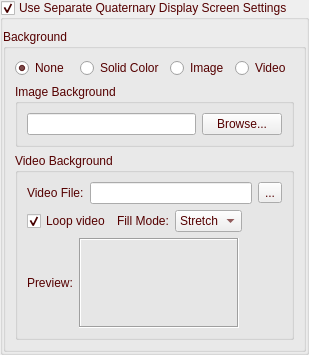
    <widget class="QGroupBox" name="groupBoxDisp4Sets">
     <property name="sizePolicy">
      <sizepolicy hsizetype="Preferred" vsizetype="Preferred">
       <horstretch>0</horstretch>
       <verstretch>0</verstretch>
      </sizepolicy>
     </property>
     <property name="palette">
      <palette>
       <active>
        <colorrole role="WindowText">
         <brush brushstyle="SolidPattern">
          <color alpha="255">
           <red>85</red>
           <green>0</green>
           <blue>0</blue>
          </color>
         </brush>
        </colorrole>
        <colorrole role="Text">
         <brush brushstyle="SolidPattern">
          <color alpha="255">
           <red>85</red>
           <green>0</green>
           <blue>0</blue>
          </color>
         </brush>
        </colorrole>
        <colorrole role="ButtonText">
         <brush brushstyle="SolidPattern">
          <color alpha="255">
           <red>85</red>
           <green>0</green>
           <blue>0</blue>
          </color>
         </brush>
        </colorrole>
        <colorrole role="Highlight">
         <brush brushstyle="SolidPattern">
          <color alpha="255">
           <red>118</red>
           <green>50</green>
           <blue>50</blue>
          </color>
         </brush>
        </colorrole>
        <colorrole role="PlaceholderText">
         <brush brushstyle="SolidPattern">
          <color alpha="128">
           <red>85</red>
           <green>0</green>
           <blue>127</blue>
          </color>
         </brush>
        </colorrole>
       </active>
       <inactive>
        <colorrole role="WindowText">
         <brush brushstyle="SolidPattern">
          <color alpha="255">
           <red>85</red>
           <green>0</green>
           <blue>0</blue>
          </color>
         </brush>
        </colorrole>
        <colorrole role="Text">
         <brush brushstyle="SolidPattern">
          <color alpha="255">
           <red>85</red>
           <green>0</green>
           <blue>0</blue>
          </color>
         </brush>
        </colorrole>
        <colorrole role="ButtonText">
         <brush brushstyle="SolidPattern">
          <color alpha="255">
           <red>85</red>
           <green>0</green>
           <blue>0</blue>
          </color>
         </brush>
        </colorrole>
        <colorrole role="Highlight">
         <brush brushstyle="SolidPattern">
          <color alpha="255">
           <red>118</red>
           <green>50</green>
           <blue>50</blue>
          </color>
         </brush>
        </colorrole>
        <colorrole role="PlaceholderText">
         <brush brushstyle="SolidPattern">
          <color alpha="128">
           <red>85</red>
           <green>0</green>
           <blue>127</blue>
          </color>
         </brush>
        </colorrole>
       </inactive>
       <disabled>
        <colorrole role="WindowText">
         <brush brushstyle="SolidPattern">
          <color alpha="255">
           <red>120</red>
           <green>120</green>
           <blue>120</blue>
          </color>
         </brush>
        </colorrole>
        <colorrole role="Text">
         <brush brushstyle="SolidPattern">
          <color alpha="255">
           <red>120</red>
           <green>120</green>
           <blue>120</blue>
          </color>
         </brush>
        </colorrole>
        <colorrole role="ButtonText">
         <brush brushstyle="SolidPattern">
          <color alpha="255">
           <red>120</red>
           <green>120</green>
           <blue>120</blue>
          </color>
         </brush>
        </colorrole>
        <colorrole role="Highlight">
         <brush brushstyle="SolidPattern">
          <color alpha="255">
           <red>0</red>
           <green>120</green>
           <blue>215</blue>
          </color>
         </brush>
        </colorrole>
        <colorrole role="PlaceholderText">
         <brush brushstyle="SolidPattern">
          <color alpha="128">
           <red>0</red>
           <green>0</green>
           <blue>0</blue>
          </color>
         </brush>
        </colorrole>
       </disabled>
      </palette>
     </property>
     <property name="title">
      <string>Use Separate Quaternary Display Screen Settings</string>
     </property>
     <property name="flat">
      <bool>true</bool>
     </property>
     <property name="checkable">
      <bool>true</bool>
     </property>
     <layout class="QVBoxLayout" name="verticalLayout_4">
      <property name="leftMargin">
       <number>0</number>
      </property>
      <property name="topMargin">
       <number>9</number>
      </property>
      <property name="rightMargin">
       <number>0</number>
      </property>
      <property name="bottomMargin">
       <number>0</number>
      </property>
      <item>
       <widget class="QGroupBox" name="groupBoxBackground4">
        <property name="palette">
         <palette>
          <active>
           <colorrole role="WindowText">
            <brush brushstyle="SolidPattern">
             <color alpha="255">
              <red>85</red>
              <green>0</green>
              <blue>0</blue>
             </color>
            </brush>
           </colorrole>
          </active>
          <inactive>
           <colorrole role="WindowText">
            <brush brushstyle="SolidPattern">
             <color alpha="255">
              <red>85</red>
              <green>0</green>
              <blue>0</blue>
             </color>
            </brush>
           </colorrole>
          </inactive>
          <disabled>
           <colorrole role="WindowText">
            <brush brushstyle="SolidPattern">
             <color alpha="255">
              <red>120</red>
              <green>120</green>
              <blue>120</blue>
             </color>
            </brush>
           </colorrole>
          </disabled>
         </palette>
        </property>
        <property name="title">
         <string>Background</string>
        </property>
        <layout class="QVBoxLayout" name="verticalLayoutBackground4">
         <item>
          <layout class="QHBoxLayout" name="horizontalLayoutBackgroundType4">
           <item>
            <widget class="QRadioButton" name="radioButtonBgNone4">
             <property name="text">
              <string>None</string>
             </property>
             <property name="checked">
              <bool>true</bool>
             </property>
            </widget>
           </item>
           <item>
            <widget class="QRadioButton" name="radioButtonBgSolid4">
             <property name="text">
              <string>Solid Color</string>
             </property>
            </widget>
           </item>
           <item>
            <widget class="QRadioButton" name="radioButtonBgImage4">
             <property name="text">
              <string>Image</string>
             </property>
            </widget>
           </item>
           <item>
            <widget class="QRadioButton" name="radioButtonBgVideo4">
             <property name="text">
              <string>Video</string>
             </property>
            </widget>
           </item>
          </layout>
         </item>
         <item>
          <widget class="QGroupBox" name="groupBoxImageBackground4">
           <property name="title">
            <string>Image Background</string>
           </property>
           <layout class="QHBoxLayout" name="horizontalLayout_3">
            <item>
             <widget class="QLineEdit" name="lineEditBackgroundPath4"/>
            </item>
            <item>
             <widget class="QPushButton" name="buttonBrowseBackgound4">
              <property name="text">
               <string>Browse...</string>
              </property>
             </widget>
            </item>
           </layout>
          </widget>
         </item>
         <item>
          <widget class="QGroupBox" name="groupBoxVideoBackground4">
           <property name="title">
            <string>Video Background</string>
           </property>
           <layout class="QVBoxLayout" name="verticalLayoutVideoBackground4">
            <item>
             <layout class="QHBoxLayout" name="horizontalLayoutVideoPath4">
              <item>
               <widget class="QLabel" name="labelVideoPath4">
                <property name="text">
                 <string>Video File:</string>
                </property>
               </widget>
              </item>
              <item>
               <widget class="QLineEdit" name="lineEditVideoPath4">
                <property name="readOnly">
                 <bool>true</bool>
                </property>
               </widget>
              </item>
              <item>
               <widget class="QToolButton" name="toolButtonBrowseVideo4">
                <property name="text">
                 <string>...</string>
                </property>
               </widget>
              </item>
             </layout>
            </item>
            <item>
             <layout class="QHBoxLayout" name="horizontalLayoutVideoOptions4">
              <item>
               <widget class="QCheckBox" name="checkBoxVideoLoop4">
                <property name="text">
                 <string>Loop video</string>
                </property>
                <property name="checked">
                 <bool>true</bool>
                </property>
               </widget>
              </item>
              <item>
               <widget class="QLabel" name="labelVideoFillMode4">
                <property name="text">
                 <string>Fill Mode:</string>
                </property>
               </widget>
              </item>
              <item>
               <widget class="QComboBox" name="comboBoxVideoFillMode4">
                <item>
                 <property name="text">
                  <string>Stretch</string>
                 </property>
                </item>
                <item>
                 <property name="text">
                  <string>Fit</string>
                 </property>
                </item>
                <item>
                 <property name="text">
                  <string>Fill</string>
                 </property>
                </item>
               </widget>
              </item>
              <item>
               <spacer name="horizontalSpacerVideo4">
                <property name="orientation">
                 <enum>Qt::Horizontal</enum>
                </property>
                <property name="sizeHint" stdset="0">
                 <size>
                  <width>40</width>
                  <height>20</height>
                 </size>
                </property>
               </spacer>
              </item>
             </layout>
            </item>
            <item>
             <layout class="QHBoxLayout" name="horizontalLayoutVideoPreview4">
              <item>
               <widget class="QLabel" name="labelVideoPreview4">
                <property name="text">
                 <string>Preview:</string>
                </property>
               </widget>
              </item>
              <item>
               <widget class="QLabel" name="labelVideoThumbnail4">
                <property name="minimumSize">
                 <size>
                  <width>160</width>
                  <height>90</height>
                 </size>
                </property>
                <property name="maximumSize">
                 <size>
                  <width>160</width>
                  <height>90</height>
                 </size>
                </property>
                <property name="frameShape">
                 <enum>QFrame::Box</enum>
                </property>
                <property name="frameShadow">
                 <enum>QFrame::Sunken</enum>
                </property>
                <property name="scaledContents">
                 <bool>true</bool>
                </property>
               </widget>
              </item>
              <item>
               <spacer name="horizontalSpacerVideoPreview4">
                <property name="orientation">
                 <enum>Qt::Horizontal</enum>
                </property>
                <property name="sizeHint" stdset="0">
                 <size>
                  <width>40</width>
                  <height>20</height>
                 </size>
                </property>
               </spacer>
              </item>
             </layout>
            </item>
           </layout>
          </widget>
         </item>
        </layout>
       </widget>
      </item>
     </layout>
    </widget>
